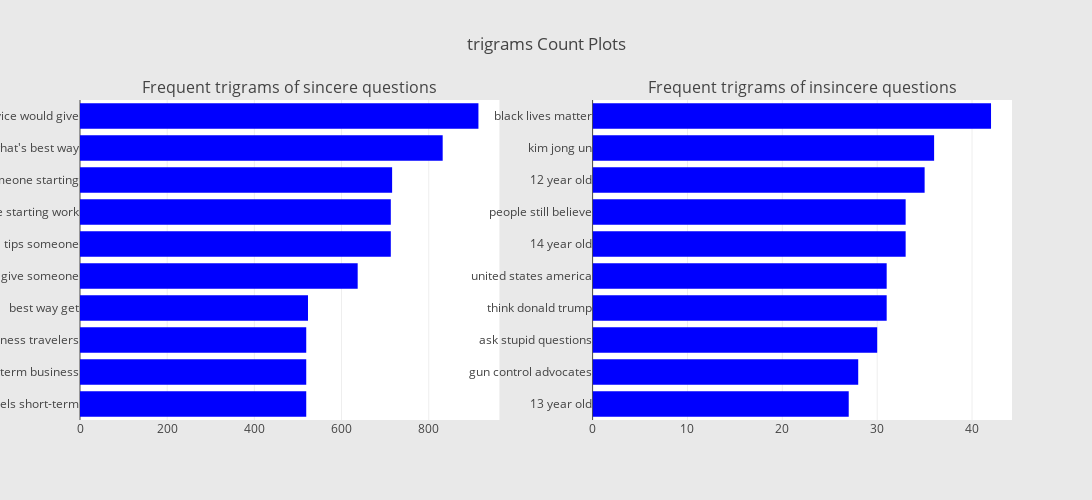

The notebook cell saved with this chart:
### Code cell
plot_ngrams(3)

### Figure 1 — Plotly figure (JSON) as saved in the notebook; plotly's stock layout.template omitted (floating-point values rounded to 4 significant figures)
{"data": [{"marker": {"color": "blue"}, "orientation": "h", "showlegend": false, "x": [519, 519, 519, 523, 637, 713, 713, 716, 832, 914], "y": ["good hotels short-term", "hotels short-term business", "short-term business travelers", "best way get", "would give someone", "useful tips someone", "someone starting work", "tips someone starting", "what's best way", "advice would give"], "type": "bar", "uid": "25eba822-e691-4771-9be8-eb056b050ac6", "xaxis": "x", "yaxis": "y"}, {"marker": {"color": "blue"}, "orientation": "h", "showlegend": false, "x": [27, 28, 30, 31, 31, 33, 33, 35, 36, 42], "y": ["13 year old", "gun control advocates", "ask stupid questions", "think donald trump", "united states america", "14 year old", "people still believe", "12 year old", "kim jong un", "black lives matter"], "type": "bar", "uid": "4868e2e9-9d29-4898-a139-83aa7e1ec973", "xaxis": "x2", "yaxis": "y2"}], "layout": {"annotations": [{"font": {"size": 16}, "showarrow": false, "text": "Frequent trigrams of sincere questions", "x": 0.225, "xanchor": "center", "xref": "paper", "y": 1, "yanchor": "bottom", "yref": "paper"}, {"font": {"size": 16}, "showarrow": false, "text": "Frequent trigrams of insincere questions", "x": 0.775, "xanchor": "center", "xref": "paper", "y": 1, "yanchor": "bottom", "yref": "paper"}], "xaxis": {"anchor": "y", "domain": [0, 0.45]}, "yaxis": {"anchor": "x", "domain": [0, 1]}, "xaxis2": {"anchor": "y2", "domain": [0.55, 1]}, "yaxis2": {"anchor": "x2", "domain": [0, 1]}, "height": 500, "width": 1150, "paper_bgcolor": "rgb(233,233,233)", "title": "trigrams Count Plots"}}
